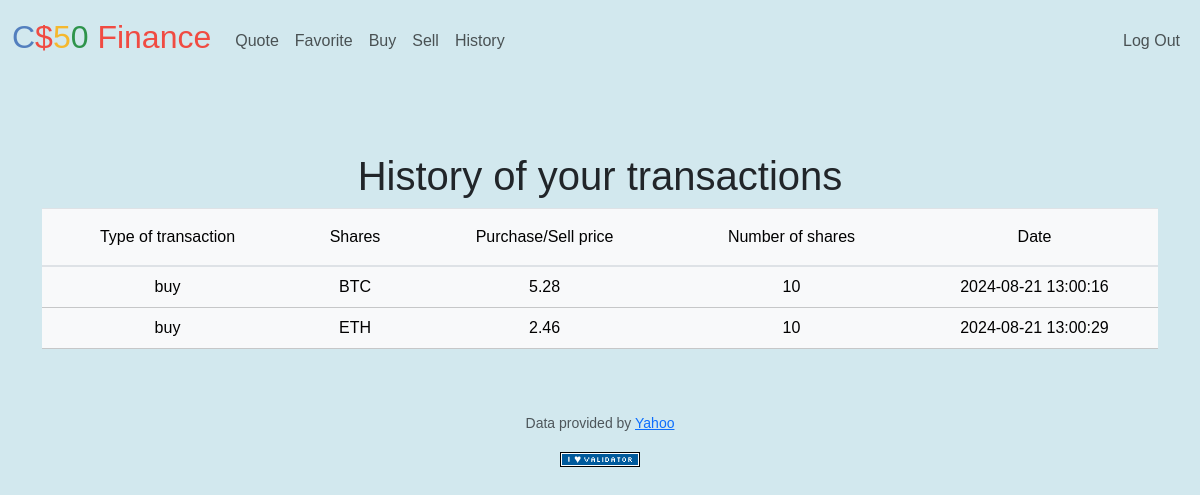
/history (signed in), run on an earlier commit of the app's database.
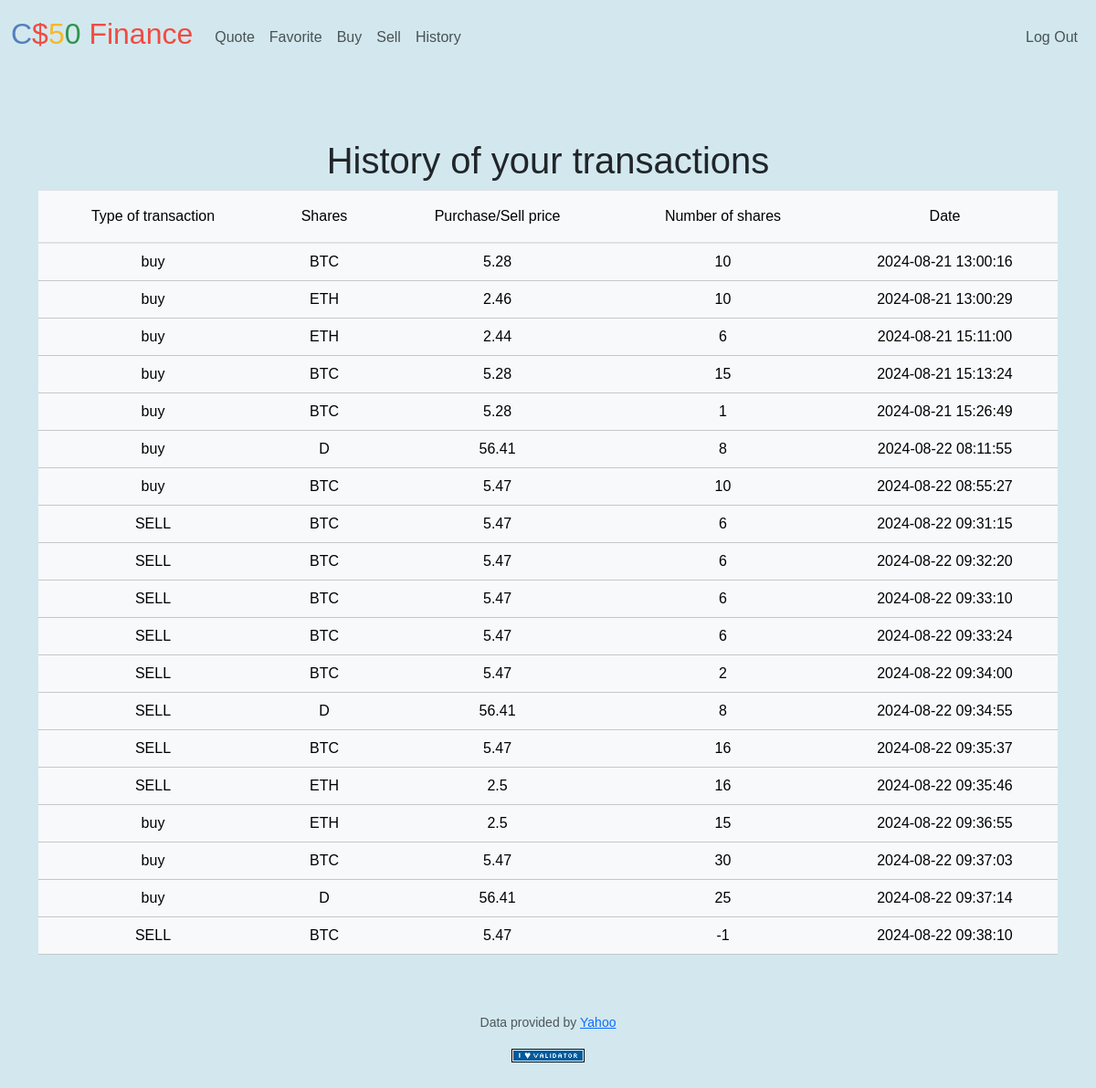
And on a later commit of the database.
### tables this page shows
CREATE TABLE "transactions" (
user_id INT NOT NULL,
operation TEXT NOT NULL,
symbol TEXT NOT NULL,
price NUMERIC NOT NULL,
amount INT NOT NULL,
date DATETIME NOT NULL);

### app.py (the view)
@app.route("/history")
@login_required
def history():
    user_id = session.get("user_id")
    rows = db.execute("SELECT * FROM transactions WHERE user_id=?", user_id)
    return render_template("history.html", rows=rows)

### app.py (called while the page is built)
@app.after_request
def after_request(response):
    response.headers["Cache-Control"] = "no-cache, no-store, must-revalidate"
    response.headers["Expires"] = 0
    response.headers["Pragma"] = "no-cache"
    return response

### helpers.py (called while the page is built)
def login_required(f):
    @wraps(f)
    def decorated_function(*args, **kwargs):
        if session.get("user_id") is None:
            return redirect("/login")
        return f(*args, **kwargs)
    return decorated_function

### templates/history.html (shortened to what this page needs)
{% extends "layout.html" %}
{% block main %}
    <h1>
        History of your transactions
    </h1>
    <div>
        <table class="table table-light">
            <thead>
                <tr>
                    <th>Type of transaction</th>
                    <th>Shares</th>
                    <th>Purchase/Sell price</th>
                    <th>Number of shares</th>
                    <th>Date</th>
                </tr>
            </thead>
            <tbody>
                {% for row in rows %}
                <tr>
                        <td>{{ row.operation }} </td>
                        <td> {{ row.symbol }} </td>
                        <td> {{ row.price }} </td>
                        <td> {{ row.amount }} </td>
                        <td> {{ row.date }} </td>
                </tr>
                {% endfor %}
            </tbody>
        </table>
    </div>
{% endblock %}

### templates/layout.html (shortened to what this page needs)
<!DOCTYPE html>
<html lang="en">
    <head>
        <link href="https://cdn.jsdelivr.net/npm/bootstrap@5.3.3/dist/css/bootstrap.min.css" rel="stylesheet">
        <link href="/static/styles.css" rel="stylesheet">
    </head>
    <body class="bg-custom">
        <nav class=" navbar navbar-expand-md navbar-light">
            <div class="container-fluid">
                <a class="navbar-brand" href="/"><span class="blue">C</span><span class="red">$</span><span class="yellow">5</span><span class="green">0</span> <span class="red">Finance</span></a>
                <div class="collapse navbar-collapse" id="navbar">
                    {% if session["user_id"] %}
                        <ul class="navbar-nav me-auto mt-2">
                            <li class="nav-item"><a class="nav-link" href="/quote">Quote</a></li>
                            <li class="nav-item"><a class="nav-link" href="/favorite">Favorite</a></li>
                            <li class="nav-item"><a class="nav-link" href="/buy">Buy</a></li>
                            <li class="nav-item"><a class="nav-link" href="/sell">Sell</a></li>
                            <li class="nav-item"><a class="nav-link" href="/history">History</a></li>
                        </ul>
                        <ul class="navbar-nav ms-auto mt-2">
                            <li class="nav-item"><a class="nav-link" href="/logout">Log Out</a></li>
                        </ul>
                    {% else %}
                        <ul class="navbar-nav ms-auto mt-2">
                            <li class="nav-item"><a class="nav-link" href="/register">Register</a></li>
                            <li class="nav-item"><a class="nav-link" href="/login">Log In</a></li>
                        </ul>
                    {% endif %}
                </div>
            </div>
        </nav>
        <main class="bg-custom container py-5 text-center">
            {% block main %}{% endblock %}
        </main>
        <footer class="mb-5">
            <p class="mb-3 small text-center text-muted">
                Data provided by <a href="https://finance.yahoo.com/">Yahoo</a>
            </p>
            <form action="https://validator.w3.org/check" class="text-center" enctype="multipart/form-data" method="post" target="_blank">
                <input alt="Validate" src="/static/I_heart_validator.png" type="image">
            </form>
        </footer>
    </body>
</html>

### static/styles.css (style rules this page uses)
nav .navbar-brand { font-size: xx-large; }
nav .navbar-brand .blue { color: #537fbe; }
nav .navbar-brand .red { color: #f04b42; }
nav .navbar-brand .yellow { color: #f5b82e; }
nav .navbar-brand .green { color: #2e944b; }
.bg-custom { background-color: #d2e8ee; }
body { background-color: #673AB7; font-family: 'Calibri', sans-serif !important }
.container { margin-top:30px; }
.table { width: 100%; max-width: 100%; margin-bottom: 1rem; background-color: transparent; }
* { outline: none; }
.table th, .table thead th { font-weight: 500; }
.table thead th { vertical-align: bottom; border-bottom: 2px solid #dee2e6; }
.table th { padding: 1rem; vertical-align: top; border-top: 1px solid #dee2e6; }
th { text-align: inherit; }

What changed in the data, as far as the page shows it:
added transactions: operation "buy", symbol "ETH", price "2.44", amount "6", date "2024-08-21 15:11:00"
added transactions: operation "buy", symbol "BTC", price "5.28", amount "15", date "2024-08-21 15:13:24"
added transactions: operation "buy", symbol "BTC", price "5.28", amount "1", date "2024-08-21 15:26:49"
added transactions: operation "buy", symbol "D", price "56.41", amount "8", date "2024-08-22 08:11:55"
added transactions: operation "buy", symbol "BTC", price "5.47", amount "10", date "2024-08-22 08:55:27"
added transactions: operation "SELL", symbol "BTC", price "5.47", amount "6", date "2024-08-22 09:31:15"
added transactions: operation "SELL", symbol "BTC", price "5.47", amount "6", date "2024-08-22 09:32:20"
added transactions: operation "SELL", symbol "BTC", price "5.47", amount "6", date "2024-08-22 09:33:10"
added transactions: operation "SELL", symbol "BTC", price "5.47", amount "6", date "2024-08-22 09:33:24"
added transactions: operation "SELL", symbol "BTC", price "5.47", amount "2", date "2024-08-22 09:34:00"
added transactions: operation "SELL", symbol "D", price "56.41", amount "8", date "2024-08-22 09:34:55"
added transactions: operation "SELL", symbol "BTC", price "5.47", amount "16", date "2024-08-22 09:35:37"
added transactions: operation "SELL", symbol "ETH", price "2.5", amount "16", date "2024-08-22 09:35:46"
added transactions: operation "buy", symbol "ETH", price "2.5", amount "15", date "2024-08-22 09:36:55"
added transactions: operation "buy", symbol "BTC", price "5.47", amount "30", date "2024-08-22 09:37:03"
added transactions: operation "buy", symbol "D", price "56.41", amount "25", date "2024-08-22 09:37:14"
added transactions: operation "SELL", symbol "BTC", price "5.47", amount "-1", date "2024-08-22 09:38:10"
